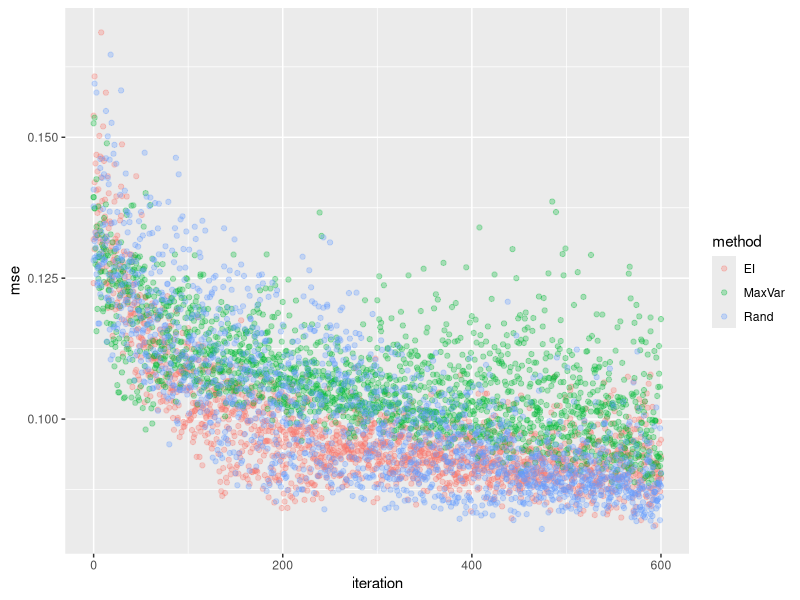
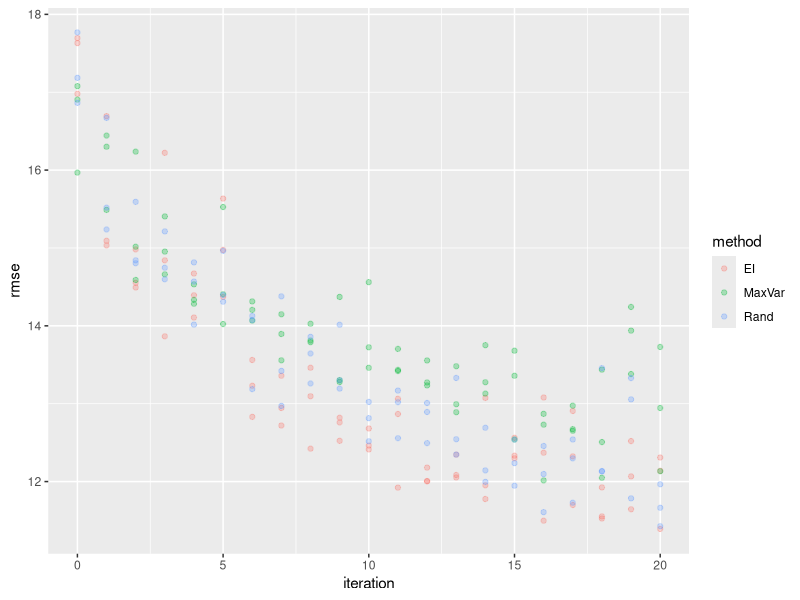
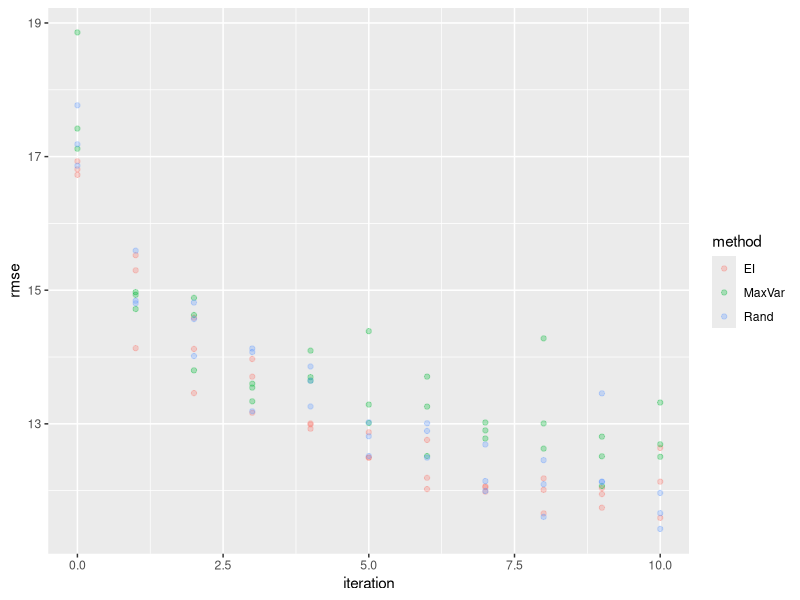

Source code (R) for these figures, in order:
## ---- chunk 1
library(readxl)
require(openxlsx)
require(tidyverse)
#dat = read_excel("CNN_AL_Performance.xlsx")
dat = read.xlsx("CNN_AL_Performance.xlsx", 1)
dat %>% rename(iteration = X1)
## ---- chunk 2
tidydat = dat %>% rename(iteration = X1) %>% 
  gather(experiment, mse, -iteration) %>%
  separate(experiment, c("method","metric","dat","rep"), sep= "_") %>% 
  select(-metric, -dat)

tidydat %>% ggplot(aes(iteration, mse, col = method)) + geom_point(alpha=0.3)
## ---- chunk 3
require(lme4)
filt_dat = tidydat %>% filter(method %in% c("EI","MaxVar")) %>% mutate(iteration = as.factor(iteration))
alt_model = lme4::lmer( mse ~ method + (1|iteration), filt_dat, REML = F )
alt_model
## ---- chunk 4
null_model = lme4::lmer( mse ~ (1|iteration), filt_dat, REML = F  )
anova_lmm = anova(alt_model, null_model)
anova_lmm
## ---- chunk 5
anova_lmm$`Pr(>Chisq)`[2]
## ---- chunk 6
filt_dat = tidydat %>% filter(method %in% c("EI","Rand")) %>% mutate(iteration = as.factor(iteration))
alt_model = lme4::lmer( mse ~ method + (1|iteration), filt_dat, REML = F )
null_model = lme4::lmer( mse ~ (1|iteration), filt_dat, REML = F  )
alt_model
anova_lmm = anova(alt_model, null_model)
anova_lmm$`Pr(>Chisq)`[2]
## ---- chunk 7
dat = read.xlsx("CNN_AL_Performance.xlsx", 2)
dat %>% rename(iteration = X1)
## ---- chunk 8
tidydat = dat %>% rename(iteration = X1) %>% 
  gather(experiment, rmse, -iteration) %>%
  separate(experiment, c("method","metric","dat","rep"), sep= "_") %>% 
  select(-metric, -dat)

tidydat %>% ggplot(aes(iteration, rmse, col = method)) + geom_point(alpha=0.3)
## ---- chunk 9
require(lme4)
filt_dat = tidydat %>% filter(method %in% c("EI","MaxVar")) %>% mutate(iteration = as.factor(iteration))
alt_model = lme4::lmer( rmse ~ method + (1|iteration), filt_dat, REML = F )
alt_model
null_model = lme4::lmer( rmse ~ (1|iteration), filt_dat, REML = F  )
anova_lmm = anova(alt_model, null_model)
anova_lmm
anova_lmm$`Pr(>Chisq)`[2]

## ---- chunk 10
filt_dat = tidydat %>% filter(method %in% c("EI","Rand")) %>% mutate(iteration = as.factor(iteration))
alt_model = lme4::lmer( rmse ~ method + (1|iteration), filt_dat, REML = F )
null_model = lme4::lmer( rmse ~ (1|iteration), filt_dat, REML = F  )
anova_lmm = anova(alt_model, null_model)
anova_lmm$`Pr(>Chisq)`[2]
## ---- chunk 11
dat = read.xlsx("CNN_AL_Performance.xlsx", 3)
dat %>% rename(iteration = X1)
## ---- chunk 12
tidydat = dat %>% rename(iteration = X1) %>% 
  gather(experiment, rmse, -iteration) %>%
  separate(experiment, c("method","metric","dat","rep"), sep= "_") %>% 
  select(-metric, -dat)

tidydat %>% ggplot(aes(iteration, rmse, col = method)) + geom_point(alpha=0.3)
## ---- chunk 13
require(lme4)
filt_dat = tidydat %>% filter(method %in% c("EI","MaxVar")) %>% mutate(iteration = as.factor(iteration))
alt_model = lme4::lmer( rmse ~ method + (1|iteration), filt_dat, REML = F )
alt_model
null_model = lme4::lmer( rmse ~ (1|iteration), filt_dat, REML = F  )
anova_lmm = anova(alt_model, null_model)
anova_lmm
anova_lmm$`Pr(>Chisq)`[2]
## ---- chunk 14
filt_dat = tidydat %>% filter(method %in% c("EI","Rand")) %>% mutate(iteration = as.factor(iteration))
alt_model = lme4::lmer( rmse ~ method + (1|iteration), filt_dat, REML = F )
alt_model
null_model = lme4::lmer( rmse ~ (1|iteration), filt_dat, REML = F  )
anova_lmm = anova(alt_model, null_model)
anova_lmm$`Pr(>Chisq)`[2]
